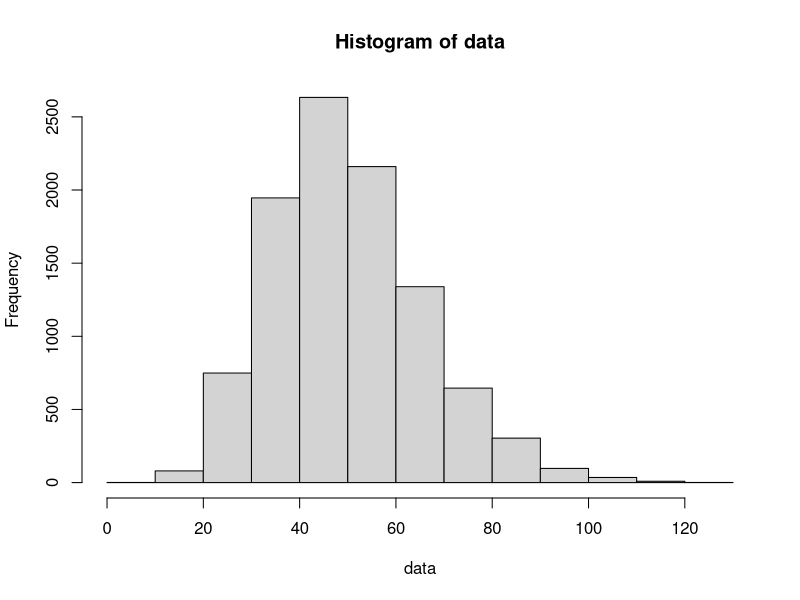

Generate this figure with R:
## ---- chunk 1
knitr::opts_chunk$set(echo = TRUE)
## ---- chunk 2
data = replicate(10000, sum(rexp(10, 0.2)))
hist(data)
## ---- chunk 3
data = replicate(10000, max(rle(rbinom(50, 1, 0.5))$lengths))
mean(data)
